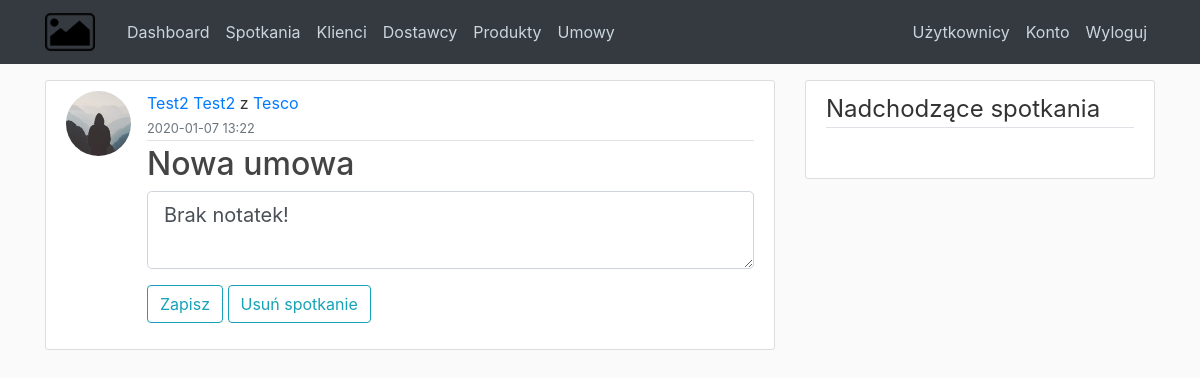
Page /meetings/1 (signed in) on the earlier database version.
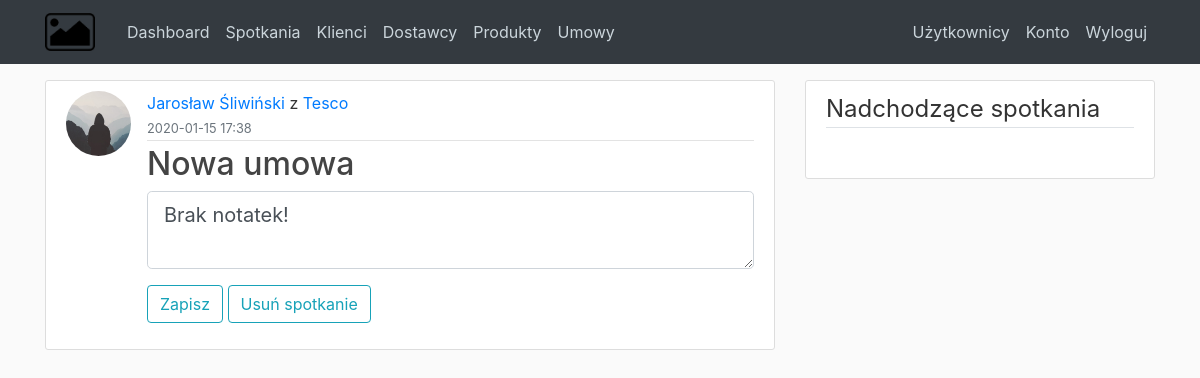
Same page on the later database version.
### CRM/models.py (models this page shows, shortened)
class User(db.Model, UserMixin):
    id = db.Column(db.Integer, primary_key=True)
    email = db.Column(db.String(120), unique=True, nullable=False)
    image_file = db.Column(db.String(20), nullable=False, default='default.jpg')
    name = db.Column(db.String(25), nullable=False)
    last_name = db.Column(db.String(45), nullable=False)
    password = db.Column(db.String(60), nullable=False)
    admin = db.Column(db.Boolean, default=False, nullable=False)
    meetings = db.relationship('Meeting', backref='who', lazy=True, cascade="all, delete-orphan")
    contracts = db.relationship('Contract', backref='user', lazy=True, cascade="all, delete-orphan")
    def full_name(self):
        return f"{self.name} {self.last_name}"

class Meeting(db.Model):
    id = db.Column(db.Integer, primary_key=True)
    date = db.Column(db.DateTime, nullable=False, default=datetime.utcnow)
    title = db.Column(db.String(100), nullable=False)
    notes = db.Column(db.Text, default = "Brak notatek!")
    user_id = db.Column(db.Integer, db.ForeignKey('user.id'), nullable=False)
    customer_id = db.Column(db.Integer,db.ForeignKey('customer.id'), nullable=False)

### CRM/routes.py (the view)
@app.route("/meetings/<int:meeting_id>", methods=['GET', 'POST'])
def meeting(meeting_id):
    form = EditMeetingForm()
    meeting = Meeting.query.get_or_404(meeting_id)
    if form.validate_on_submit():
        meeting.notes = form.notes.data
        db.session.commit()
        flash('Zmiany zapisane!', 'success')
        return redirect(url_for('meeting', meeting_id = meeting_id, meetings=upcoming_meetings()))
    elif request.method == 'GET':
        form.notes.data = meeting.notes
    return render_template('meeting.html', meeting=meeting, form=form, meetings=upcoming_meetings())

### CRM/forms.py
class EditMeetingForm(FlaskForm):
    notes = TextAreaField('Notatki')
    submit = SubmitField('Zapisz')

### CRM/models.py (called while the page is built)
@login_manager.user_loader
def load_user(user_id):
    return User.query.get(int(user_id))

### CRM/routes.py (called while the page is built)
def upcoming_meetings():
    todays_datetime = datetime(datetime.today().year, datetime.today().month, datetime.today().day, datetime.today().hour)
    upcoming_meetings = Meeting.query.filter(and_(Meeting.date >= todays_datetime), Meeting.user_id == current_user.id ).all()
    return upcoming_meetings

### CRM/templates/meeting.html (shortened to what this page needs)
{% extends "base.html" %}
{% block content %}
<article class="media content-section">
  <img class="rounded-circle article-img"
    src="{{ url_for('static', filename='profile_pics/' + meeting.who.image_file) }}">
  <div class="media-body">
    <div class="article-metadata">
      <a class="mr-0" href="#">{{ meeting.who.full_name() }}</a> z
      <a class="mr-0" href="#">{{ meeting.with_who.customer_name }}</a><br>
      <small class="text-muted">{{ meeting.date.strftime('%Y-%m-%d %H:%M') }}</small>
    </div>
    <h2 class="article-title">{{ meeting.title }}</h2>
    <form method="POST" action="">
      <div class="form-group">
        {% if form.notes.errors %}
        {{ form.notes(class="form-control form-control-lg is-invalid") }}
        <div class="invalid-feedback">
          {% for error in form.notes.errors %}
          <span>{{ error }}</span>
          {% endfor %}
        </div>
        {% else %}
        {{ form.notes(class="form-control form-control-lg") }}
        {% endif %}
      </div>
      <div class="form-group">
        {{ form.submit(class="btn btn-outline-info") }}
        <button type="button" class="btn btn-outline-info" data-toggle="modal" data-target="#deleteModal">Usuń spotkanie</button>
      </div>
    </form>
  </div>
</article>
{% endblock content %}
{% block sidebar %}
{% include "partials/upcoming_meetings_sidebar.html" %}
{% endblock sidebar %}

Differences in the rows shown:
removed User: image_file (placeholder picture), who.full_name "Test2 Test2"
now on this page (row unchanged): User: image_file (placeholder picture), who.full_name "Jarosław Śliwiński"
changed Meeting "Nowa umowa": date "2020-01-07 13:22" → "2020-01-15 17:38"
